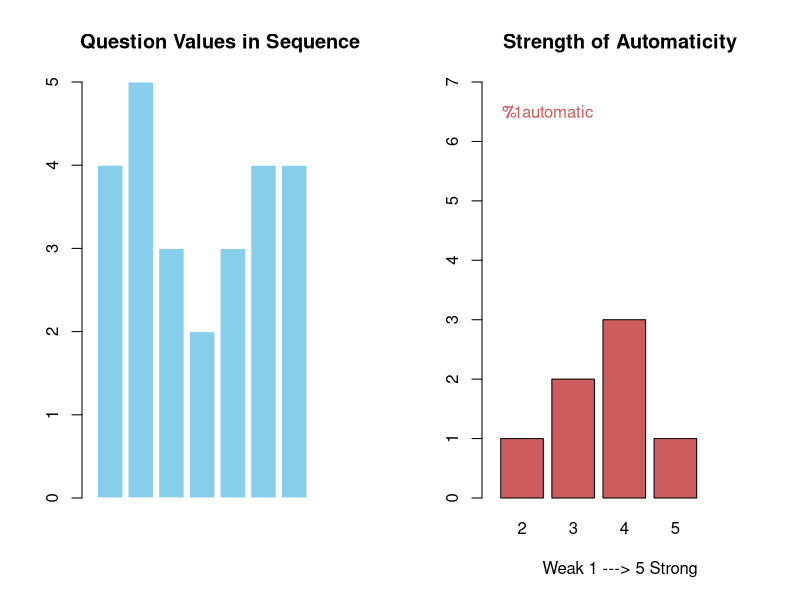
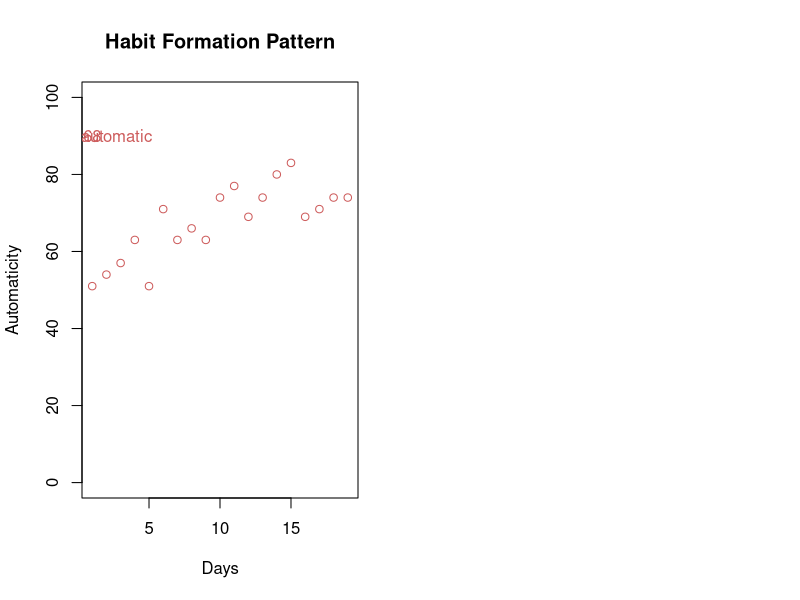

The R script that drew these images, in order:
## ---- chunk 1
## r code
x <- c(4,5,3,2,3,4,4) # sample daily entry
par(mfrow=c(1,2))
barplot(x,  col = 'skyblue', border = 'white', xlim = c(0,10), ylim = c(0,5),main = "Question Values in Sequence")
y <- table(x)      
barplot(y, xlim = c(0,6), ylim = c(0,7), col = "indianred",
main = "Strength of Automaticity", xlab = "Weak 1 ---> 5 Strong")
text(0.5,6.5,round(100*sum(x)/35,0), col = "indianred")
text(1.3,6.5,"% automatic", col = "indianred")
        
## ---- chunk 2
## r code
z <- c(18,19,20,22,18,25,22,23,22,26,27,24,26,28,29,24,25,26,26) # sample daily entry
zp <- round(100*z/35,0)
plot(zp,  col = 'indianred', main = "Habit Formation Pattern", ylim = c(0,100), xlab = "Days", ylab = "Automaticity")
text(1,90,round(100*(sum(z)/length(z))/35,0), col = "indianred")
text(2,90,"% automatic", col = "indianred")
        
